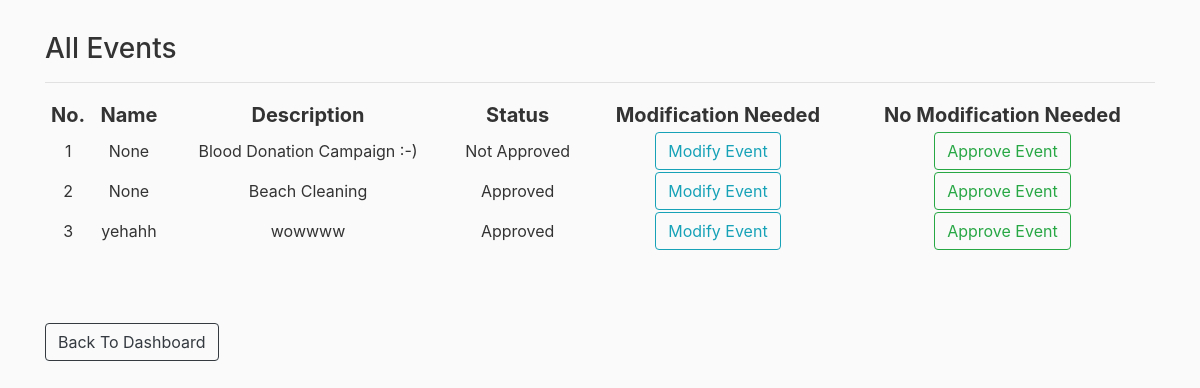
/cp_events (signed in), run on an earlier commit of the app's database.
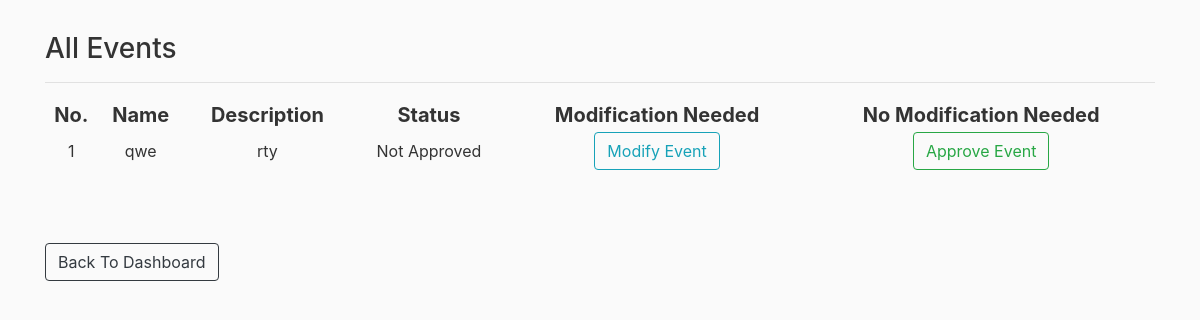
And on a later commit of the database.
### rbac/models.py (models this page shows)
class Event(db.Model):
    id = db.Column(db.Integer, primary_key=True)
    name = db.Column(db.String(50), unique=True)
    description = db.Column(db.String(200), unique=True, nullable=False)
    event_date = db.Column(db.DateTime, index=True, default=datetime.utcnow)
    status = db.Column(db.String(20), nullable=False, default=False) #0=not approved; 1=approved; 2=done
    users_attended = relationship("User", secondary="attendance") #event.users_attended
    users_registered = relationship("User", secondary="registration") #event.users_registered

### rbac/routes.py (the view)
@app.route("/cp_events", methods=['GET','POST'])
@login_required
def cp_events():
    if get_role(current_user) != 'CP':
        return redirect(url_for('home'))
    events = Event.query.all()
    return render_template('cp_events.html',events=events)

### rbac/models.py (called while the page is built)
@login_manager.user_loader
def load_user(user_id):
    return User.query.get(int(user_id))

### rbac/templates/cp_events.html
{% extends "layout.html" %}
{% block content %}
    <h3>All Events</h3>
    <table style="width: 100%; text-align: center;">
        <tr style="font-size: 20px;">
                <th>No.</th>
                <th>Name</th>
                <th>Description</th>
                <th>Status</th>
                <th>Modification Needed</th>
                <th>No Modification Needed</th>
        </tr>
        <hr>
        {% for event in events %}
            <tr>
                <td>{{ loop.index }}</td>
                <td>{{ event.name }}</td>
                <td>{{ event.description }}</td>
                <td>
                    {% if event.status == '1' %}
                        Approved
                    {% elif event.status == '0' %}
                        Not Approved
                    {% elif event.status == '2' %}
                        Changes Needed
                    {% endif %}
                </td>
                <td><a class="btn btn-outline-info" role="button" href="{{ url_for('modify_event',id=event.id)}}">Modify Event</a></td>
                <td><a class="btn btn-outline-success" role="button" href="{{ url_for('approve_event',id=event.id)}}">Approve Event</a></td>
            </tr>
        {% endfor %}
    </table>
    <br><br><br>
    <a href="{{ url_for('cp_dashboard') }}" class="btn btn-outline-dark" >Back To Dashboard</a>
{% endblock content %}

### rbac/templates/layout.html (shortened to what this page needs)
<!DOCTYPE html>
<html lang="en">
<head>
    <link rel="stylesheet" href="https://maxcdn.bootstrapcdn.com/bootstrap/4.0.0/css/bootstrap.min.css">
    <link rel="stylesheet" href="{{ url_for('static', filename='main.css') }}" type="text/css">
</head>
<body >
    <div class="container">
        {% block content %}
        {% endblock content %}
    </div>
</body>
</html>

### rbac/static/main.css (style rules this page uses)
body { background: #fafafa; color: #333333; margin-top: 2rem; }

What changed in the data, as far as the page shows it:
removed Event: name "None", description "Blood Donation Campaign :-)", status "Not Approved"
removed Event: name "None", description "Beach Cleaning", status "Approved"
removed Event: name "yehahh", description "wowwww", status "Approved"
added Event: name "qwe", description "rty", status "Not Approved"
